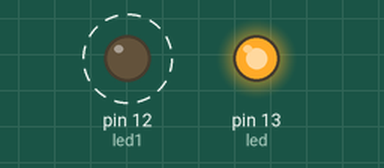
Simulated run of this sketch. Board: Arduino Uno, built with avr-gcc and run on an emulated ATmega328P. Shown: output pins drawn as LEDs (lit = HIGH). Dashed ring = blinking.

Above: at 0.05 s.
At 29.95 s:
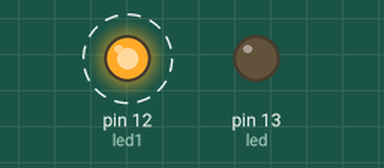
Timing chart, 0 to 51.2 s (numbered marks = the images above):
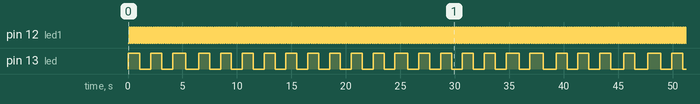

Measured:
- by itself, pin 12 (led1): alternates HIGH for 0.10 s and LOW for 0.10 s
- by itself, pin 13 (led): moves between LOW and HIGH, repeating every 39.4 s

The sketch:

sketch_jun16b.ino
```cpp
#include "Timer.h"


Timer Time;
int led1=12;
int led=13;
void setup() {
  // put your setup code here, to run once:
pinMode(led,OUTPUT);
pinMode(led1,OUTPUT);
Time.oscillate(led,1000,HIGH);
Time.every(100,Blink);

}

void loop() {
  // put your main code here, to run repeatedly:

Time.update();

}


void Blink(){
  digitalWrite(led1,HIGH);
  delay(100);
  digitalWrite(led1,LOW);
  delay(100);
}
```
